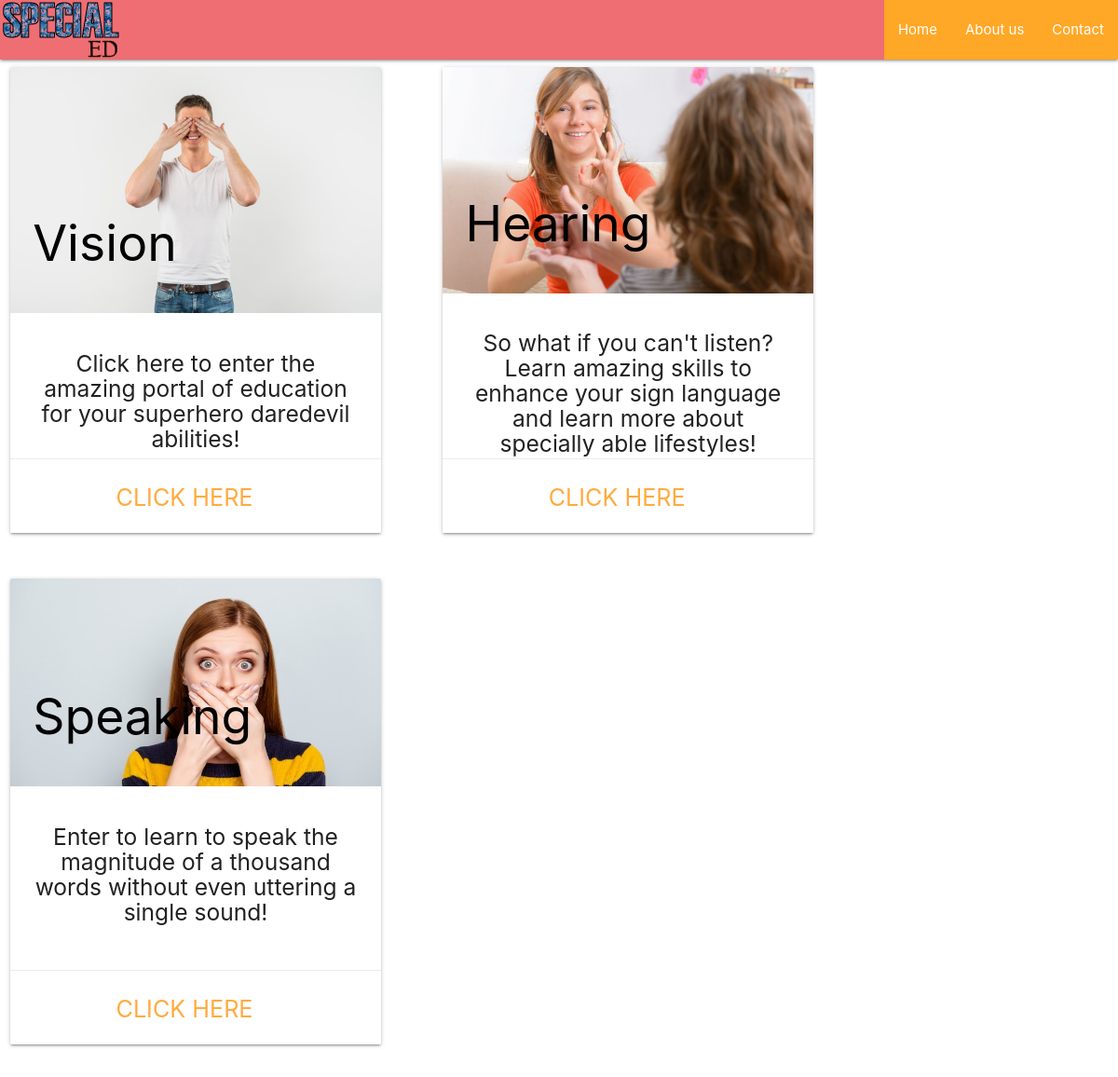
/home/, run on the app's committed database.
### webpage/models.py (models this page shows, shortened)
class Disability(models.Model):
    typeof=models.CharField(max_length=200)
    description=models.CharField(max_length=200,default='hello')
    pic=models.ImageField(upload_to='Disability/',default='blindkid.jpg')
    myurl = models.URLField(max_length = 200, default='mute.html/')
    audio=models.FileField(upload_to='media/',default='mute.mp3')

### webpage/views.py (the view)
# urls.py: path('home/', views.index, name='index'),
def index(request):return render(
    request,
    'webpage/home.html',
    {
        'title':'HOME',
        'typeof':Disability.objects.all(),
        'name':Subject.objects.all(),
    },
)

### webpage/templates/webpage/home.html (shortened to what this page needs)
{% load static %}
<html>
    <head>
      <link type="text/css" rel="stylesheet" href="/static/webpage/css/materialize.min.css"  media="screen,projection"/>
    </head>
    <body style="background-image: url(https://raw.githubusercontent.com/DrKakku/Small-projects/master/index1.jpg);">
        <nav>
            <div value="PLAY" onmouseenter=play() onfocus=play() onmouseleave="pause()" blurr="pause() class="nav-wrapper orange lighten-1">
              <a href="#" class="brand-logo">
                <img src="{% static 'webpage/img/logobig.png' %}" style="margin-top: -30;"  >
              </a>
              <ul id="nav-mobile" class="right hide-on-med-and-down orange lighten-1">
                <li><a href="sass.html">Home</a></li>
                <li><a href="badges.html">About us</a></li>
                <li><a href="collapsible.html">Contact</a></li>
              </ul>
            </div>
          </nav>
          {% for i in typeof %}
          <div class="row" style="width:420px; left:20px; display: inline-block; margin-right: 40px;">
            <div class="col s12 m4" style="width:100%;">
              <div class="card center-align large ">
                <div class="card-image hoverable center-align">
                  <img src="{{ i.pic.url }}" value="PLAY" onmouseover=play() onmouseleave=pause()  >
                  <span class="card-title" ><h2 style="color: black;">{{ i.typeof }}</span></h2>
                </div>
                <div class="card-content">
                  <h5>{{i.description}}</h5>
                </div>
                <div class="card-action">
                  <a href="{{i.myurl}}" value="PLAY"  onfocus="play()"  onblur="pause()"><h6 style="color: blue;" class="flow-text">Click Here</a></h6>
                  </div>
                </div>
              </div>
            </div>
            {% endfor %}
    </body>
  </html>

### data on the page
Disability: pic (picture), typeof "Vision", description "Click here to enter the amazing portal of education for your superhero daredevil abilities!"
Disability: pic (picture), typeof "Hearing", description "So what if you can't listen? Learn amazing skills to enhance your sign language and learn more about specially able lifestyles!"
Disability: pic (picture), typeof "Speaking", description "Enter to learn to speak the magnitude of a thousand words without even uttering a single sound!"
